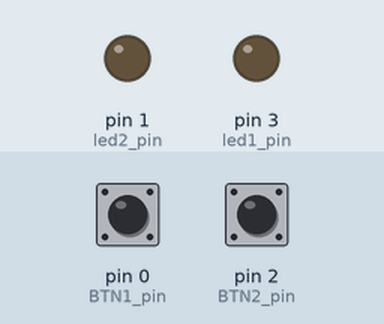
Simulated run of this sketch. Board: Arduino Uno, built with avr-gcc and run on an emulated ATmega328P. Parts: output pins drawn as LEDs (lit = HIGH). The test bench sets the inputs (shaded band); at power-on: pin 0 (BTN1_pin) LOW, pin 2 (BTN2_pin) LOW.

Above: at 1.2 s.
1.3 s: pin 0 (BTN1_pin) pulled HIGH for 0.15 s
At 1.37 s:
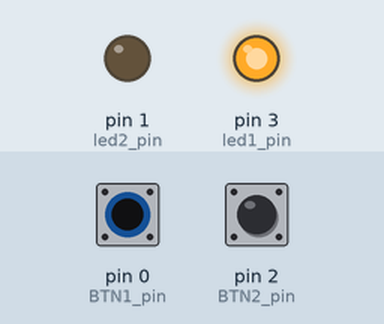
2.9 s: pin 2 (BTN2_pin) pulled HIGH for 0.15 s
At 2.97 s:
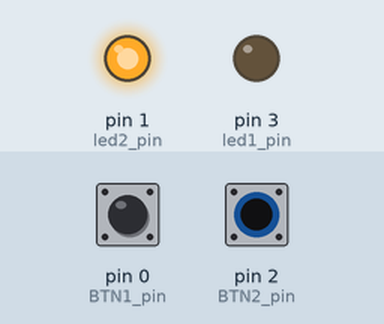
4.5 s: pin 2 (BTN2_pin) pulled HIGH for 3.2 s
At 8.9 s:
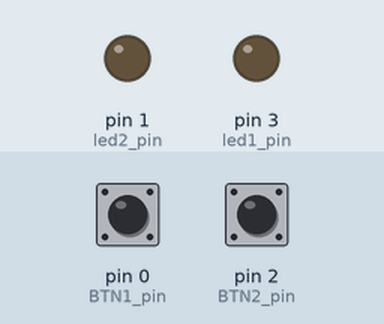
9.2 s: pin 0 (BTN1_pin) pulled HIGH for 3.2 s
At 10.1 s:
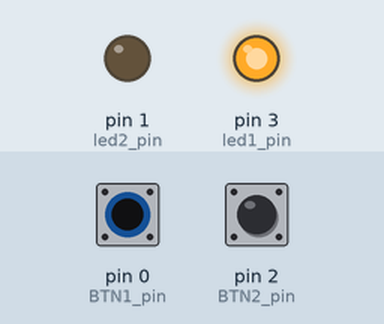
13.9 s: pin 0 (BTN1_pin) driven HIGH and pin 2 (BTN2_pin) driven HIGH
At 14.8 s:
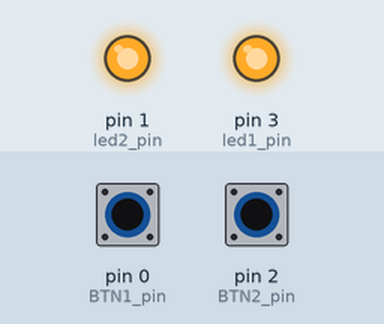
Timing chart, 0 to 16.4 s (numbered marks = the images above; inputs shaded):
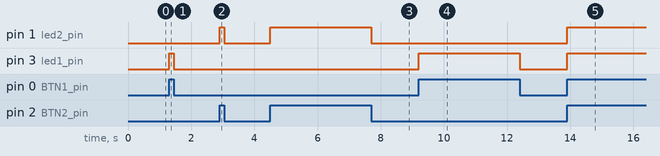

The sketch:

2-_Input_Buttons_-_LEDs.ino
```cpp
/*////////////////////////////////////////////////////
///       UNICORN IOT PROJECT BOARD    ///////////////
//////////////////////////////////////////////////////
//////   LED Blinking /////////////////
 /* Steps:
 * 1: Upload code
 * 2: check LED 1, LED 2 and Built in LED on NODEMCU blinking with the delay of 1 sec
 *
  */
 //////////////////////////////////////////////////////////////////////////////////////
 /////////////// See Complete Manual at: WWW.UNICORNDEVICES.COM   /////////////////////
 ////////////////////////////////////////////////////////////////////////////////////*/
#include <Arduino.h>
int led1_pin = 3;
int led2_pin = 1;
int BTN1_pin = 0;
int BTN2_pin = 2;

void setup() {
  pinMode(led1_pin, OUTPUT);
  pinMode(led2_pin, OUTPUT);
  pinMode(BTN1_pin, INPUT);
  pinMode(BTN2_pin, INPUT);

}
// the loop function runs over and over again forever
void loop() {
  if (digitalRead( BTN1_pin) == HIGH)
  {
    digitalWrite(led1_pin, HIGH);
  }
  if (digitalRead( BTN1_pin) == LOW)
  {
    digitalWrite(led1_pin, LOW);
  }
  if (digitalRead( BTN2_pin) == HIGH)
  {
    digitalWrite(led2_pin, HIGH);
  }
  if (digitalRead( BTN2_pin) == LOW)
  {
    digitalWrite(led2_pin, LOW);
  }
}
```

Measured:
- after the input at 1.3 s, pin 3 (led1_pin): LOW → HIGH at once, → LOW 0.15 s later
- after the input at 2.9 s, pin 1 (led2_pin): LOW → HIGH at once, → LOW 0.15 s later
- after the input at 4.5 s, pin 1 (led2_pin): LOW → HIGH at once, → LOW 3.2 s later
- after the input at 9.2 s, pin 3 (led1_pin): LOW → HIGH at once, → LOW 3.2 s later
- after the input at 13.9 s, pin 1 (led2_pin), pin 3 (led1_pin): LOW → HIGH at once
